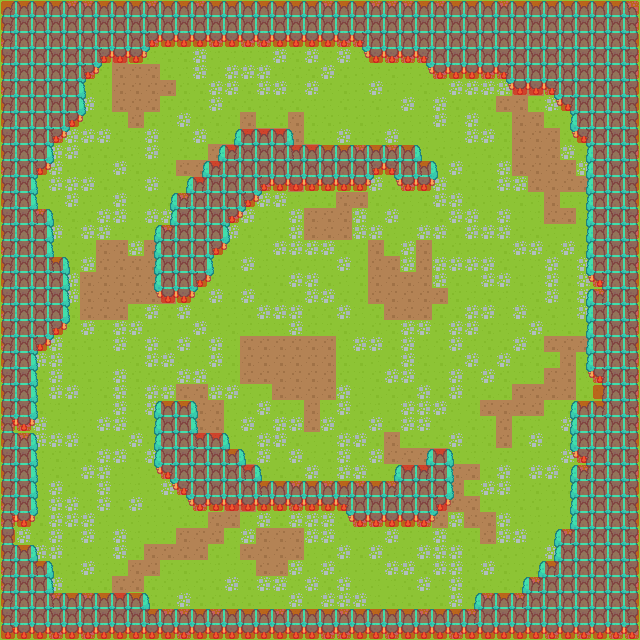

Tiled map render using the project's own tile images. Description and the map definition, with tile-layer contents summarised, below:
An orthogonal 40x40 tile map with 16x16 px tiles, 4 tile layers (floor, tree, tree2, collsion), 3 tilesets.

<map version="1.2" tiledversion="1.2.4" orientation="orthogonal" renderorder="left-down" width="40" height="40" tilewidth="16" tileheight="16" infinite="0" nextlayerid="5" nextobjectid="1">
 <tileset firstgid="1" source="../villageSheet.tsx" />
 <tileset firstgid="1768" source="../tilemap.tsx" />
 <tileset firstgid="2254" source="../red-collision-box.tsx" />
 <layer id="1" name="floor" width="40" height="40" locked="1">
  <data>[1600 cells, 1600 non-empty, 4 distinct tile ids]</data>
 </layer>
 <layer id="2" name="tree" width="40" height="40" locked="1">
  <data>[1600 cells, 720 non-empty, 12 distinct tile ids]</data>
 </layer>
 <layer id="3" name="tree2" width="40" height="40" locked="1">
  <data>[1600 cells, 133 non-empty, 6 distinct tile ids]</data>
 </layer>
 <layer id="4" name="collsion" width="40" height="40">
  <data>[1600 cells, 608 non-empty, 1 distinct tile ids]</data>
 </layer>
</map>
